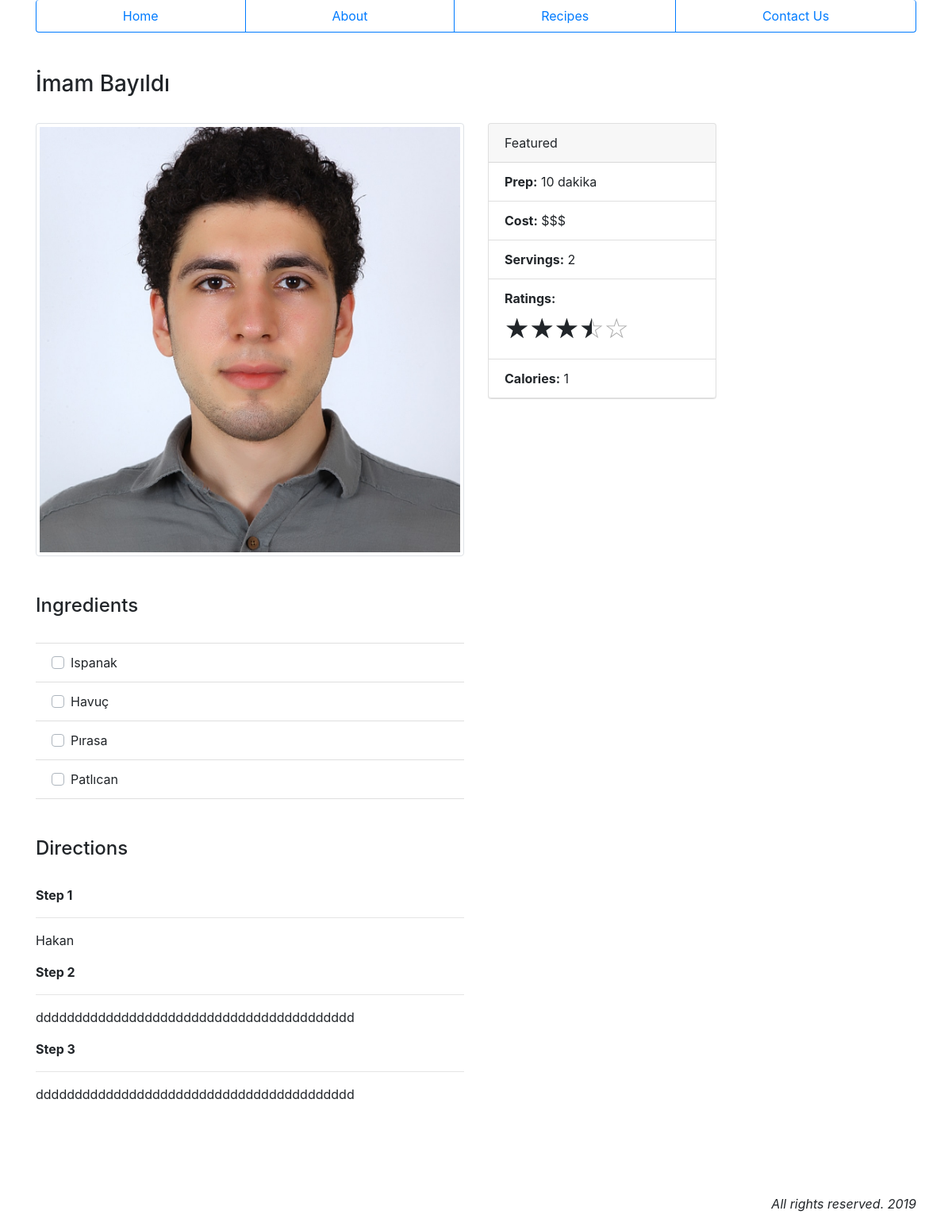
Page /recipe/1/i̇mam-bayıldı/ on the committed database.
### findmeal/models.py (models this page shows, shortened)
class Recipe(models.Model):
    name = models.CharField(max_length=100)
    slug = models.SlugField(default='', editable=False, max_length=100)
    image = models.ImageField(upload_to='recipe')
    prep = models.IntegerField()
    serving = models.IntegerField()
    rating = models.DecimalField(max_digits=3, decimal_places=2, null=True, blank=True, default=0)
    rateuser = models.IntegerField(null=True, blank=True, default=0)
    calorie = models.IntegerField()
    def __str__(self):
        return self.name
    def prep_time(self):
        hours = self.prep // 60
        minutes = self.prep % 60
        if minutes == 0: # Check if it is a full hour
            return str(hours) + ' saat'
        elif minutes > 60:
            return str(hours) + ' saat ' + str(minutes) + ' dakika'
        else:
            return str(minutes) + ' dakika'

class RecipeIngredient(models.Model):
    recipe = models.ForeignKey(Recipe, on_delete=models.CASCADE)
    ingredient = models.ForeignKey(Ingredient, on_delete=models.CASCADE)
    amount = models.IntegerField()

class Ingredient(models.Model):
    type = models.ForeignKey(IngredientType, on_delete=models.CASCADE)
    name = models.CharField(max_length=50)
    def __str__(self):
        return self.name

class RecipeStep(models.Model):
    recipe = models.ForeignKey(Recipe, on_delete=models.CASCADE)
    instructions = models.TextField()

### findmeal/views.py (the view)
# urls.py: path('recipe/<int:pk>/<str:slug>/', views.DetailView.as_view(), name='detail'),
class DetailView(DetailView):
    model = Recipe
    template_name = 'findmeal/detail.html'
    query_pk_and_slug = True

### findmeal/templates/findmeal/detail.html (shortened to what this page needs)
{% extends 'findmeal/base.html' %}
{% block content %}
  <h3>{{ recipe }}</h3>
  <br />
  <div class="row">
    <div class="col">
      <img src="{{ recipe.image.url }}" class="img-thumbnail" />
    </div>
    <div class="col">
      <div class="card" style="width: 18rem;">
        <div class="card-header">
          Featured
        </div>
        <ul class="list-group list-group-flush">
          <li class="list-group-item"><strong>Prep:</strong>   {{ recipe.prep_time }}</li>
          <li class="list-group-item"><strong>Cost:</strong>   $$$</li>
          <li class="list-group-item"><strong>Servings:</strong>   {{ recipe.serving }}</li>
          <li class="list-group-item"><strong>Ratings:</strong>
            <div class="rate"></div>
          </li>
          <li class="list-group-item"><strong>Calories:</strong>   {{ recipe.calorie }}</li>
        </ul>
      </div>
    </div>
  </div>
  <br />
  <br />
  <div class="row">
    <div class="col">
      <h4>Ingredients</h4>
      <br />
      <ul class="list-group list-group-flush">
        {% for ingredient in recipe.recipeingredient_set.all %}
        <li class="list-group-item">
          <div class="custom-control custom-checkbox mr-sm-2">
            <label class="custom-control-label" for="customControlAutosizing{{ forloop.counter }}">
              {{ ingredient.ingredient }}
            </label>
          </div>
        </li>
        {% endfor %}
      </ul>
    </div>
    <div class="col">
    </div>
  </div>
  <br />
  <br />
  <div class="row">
    <div class="col">
      <h4>Directions</h4>
      <br />
      {% for step in recipe.recipestep_set.all %}
      <p><strong>Step {{ forloop.counter }}</strong></p>
      <hr />
      <p>{{ step.instructions }}</p>
      {% endfor %}
    </div>
    <div class="col">
    </div>
  </div>
{% endblock %}

### findmeal/static/findmeal/css/style.css (style rules this page uses)
.list-group-item:last-child { border-bottom: 1px solid rgba(0,0,0,.125) !important; }
.rate { font-size: 35px; font-family: sans-serif; }

### rows in the picture
Recipe: name "İmam Bayıldı", image (picture), prep_time "10 dakika", serving "2", calorie "1"
RecipeIngredient: ingredient "Ispanak"
RecipeIngredient: ingredient "Havuç"
RecipeIngredient: ingredient "Pırasa"
RecipeIngredient: ingredient "Patlıcan"
RecipeStep: instructions "Hakan"
RecipeStep: instructions "ddddddddddddddddddddddddddddddddddddddddd"
RecipeStep: instructions "ddddddddddddddddddddddddddddddddddddddddd"
